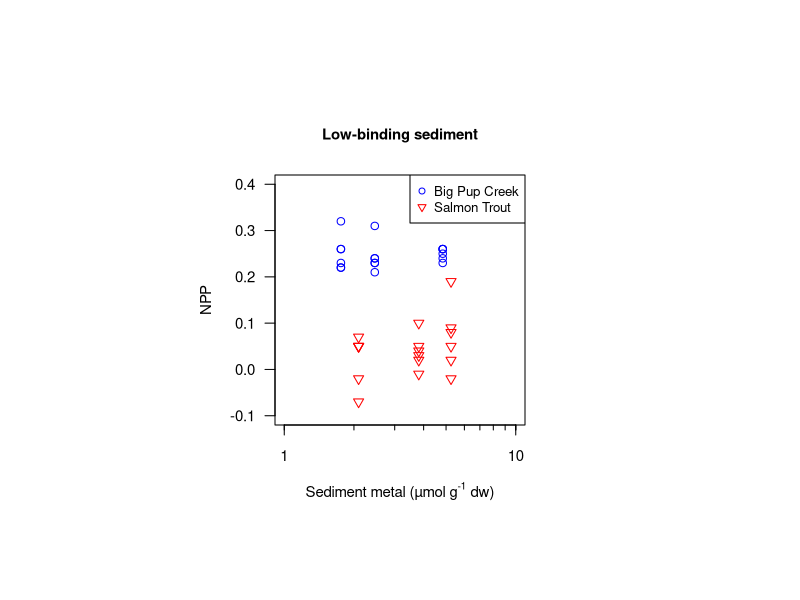
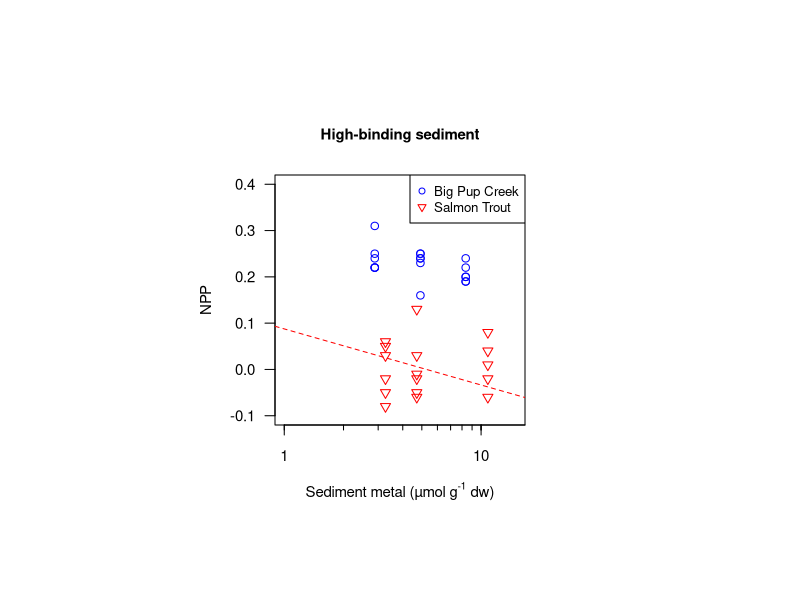
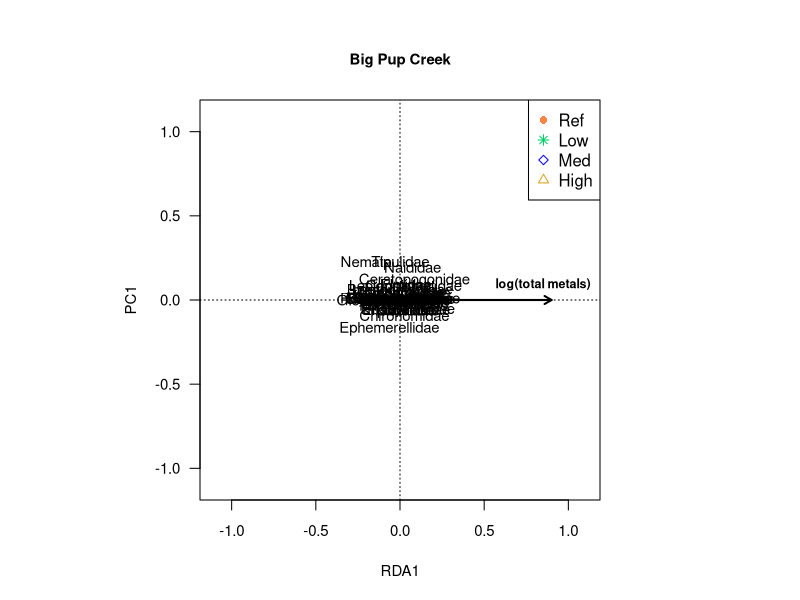
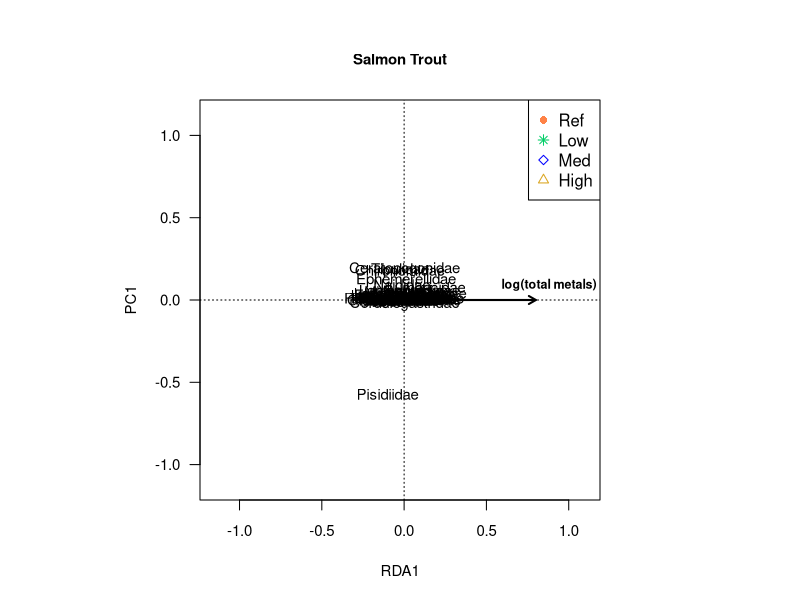
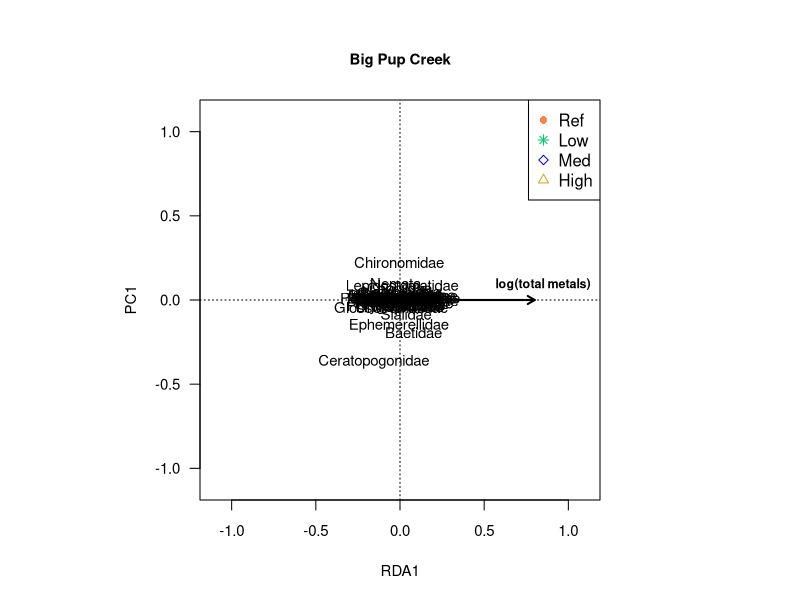
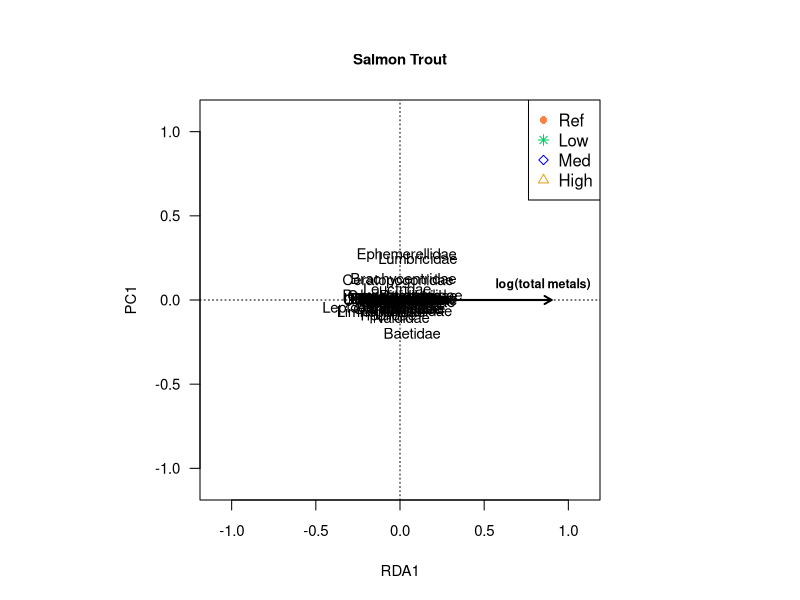

Write the R code that produced these figures, in order. (Note: this script raises an error after producing the figures.)
## ---- chunk 1
knitr::opts_chunk$set(echo = TRUE)
options(device=quartz)
#options(device="RStudioGD")
par(pin=c(2.5,2.5),las=1)
## ---- chunk 2
setwd("~/Documents/Kent State University/Costello Lab/GitHub/str-fun/UP_data")
library(vegan)
library(boot)
## ---- chunk 3
logaxis = function(minlog,maxlog,side){
  pow <- seq(minlog,maxlog,by=1)
  ticksat <- as.vector(sapply(pow, function(p) (1:10)*10^p))
  axis(side, 10^pow, las=1, cex.axis=0.9)
  axis(side, ticksat, labels=NA, tcl=-0.25, lwd=0, lwd.ticks=1)
}

logaxis.b = function(minlog,maxlog,side){
  pow <- seq(minlog,maxlog,by=1)
  ticksat <- as.vector(sapply(pow, function(p) (1:10)*10^p))
  axis(side, 10^pow,labels=NA, las=1)
  axis(side, ticksat, labels=NA, tcl=-0.25, lwd=0, lwd.ticks=1)
}
## ---- chunk 4

biof <- read.csv("biofilm_data_elementa.csv")
    #Biofilm colonization on NDS cups, metal accum, chla and NPP
  biof$TOTMe <- (biof$Sed_Cu/63.54)+(biof$Sed_Ni/58.69)
    #Metal concentration variable as the sum of molar concentrations of both amended metals
  
  #Low-binding sediment
  biof.LBBP <- subset(biof,biof$Sed=="LB"&biof$Site=="BP")
  biof.LBST <- subset(biof,biof$Sed=="LB"&biof$Site=="ST")
  #High-binding sediment
  biof.HBBP <- subset(biof,biof$Sed=="HB"&biof$Site=="BP")
  biof.HBST <- subset(biof,biof$Sed=="HB"&biof$Site=="ST")


cott <- read.csv("cotton_data_elementa.csv")
    #Cotton strip decomposition data
  
  #Low-binding sediment
  cott.LBBP <- subset(cott,cott$Sed=="LB"&cott$Site=="BP")
  cott.LBST <- subset(cott,cott$Sed=="LB"&cott$Site=="ST")
  #High-binding sediment
  cott.HBBP <- subset(cott,cott$Sed=="HB"&cott$Site=="BP")
  cott.HBST <- subset(cott,cott$Sed=="HB"&cott$Site=="ST")
  
  
bugs <- read.csv("benthic_data_elementa.csv") 
    #Benthic invert family counts, total abund, richness, shannon div, inv simpson div and EPT abund
  bugs$TOTMe <- (bugs$Sed_Cu/63.54)+(bugs$Sed_Ni/58.69) 
    #Metal concentration variable as the sum of molar concentrations of both amended metals

bugs.hel <- cbind(bugs[,c(1:7,56)], decostand(bugs[,8:50],"hellinger",na.rm=T))
    #Hellinger transformation of invert count data to use in RDA
  bugs.hel <- na.omit(bugs.hel) #Remove NA

  #Low-binding sediment
  bugs.LBBP <- subset(bugs.hel,bugs.hel$Sed=="LB"&bugs.hel$Site=="Big Pup")
  bugs.LBST <- subset(bugs.hel,bugs.hel$Sed=="LB"&bugs.hel$Site=="Salmon-Trout")
  #High-binding sediment
  bugs.HBBP <- subset(bugs.hel,bugs.hel$Sed=="HB"&bugs.hel$Site=="Big Pup")
  bugs.HBST <- subset(bugs.hel,bugs.hel$Sed=="HB"&bugs.hel$Site=="Salmon-Trout")
## ---- chunk 5

  #Low-binding sediment

    ##Big Pup
npp.lbbp <- lm(NPP~log(TOTMe),data=biof.LBBP)
  shapiro.test(resid(npp.lbbp)) #Ok
  summary(npp.lbbp) #No significant effect of metals (p=0.935, R2<0.01)
  
    ##Salmon Trout
npp.lbst <- lm(NPP~log(TOTMe),data=biof.LBST)
  shapiro.test(resid(npp.lbst)) #Ok
  summary(npp.lbst) #No significant effect of metals (p=0.739, R2<0.01)

  
  #High-binding sediment
    
    ##Big Pup
npp.hbbp <- lm(NPP~log(TOTMe),data=biof.HBBP)
  shapiro.test(resid(npp.hbbp)) #Ok
  summary(npp.hbbp) #No significant effect of metals (p=0.398, R2=0.03)

  
    ##Salmon Trout
npp.hbst <- lm(NPP~log(TOTMe),data=biof.HBST)
  shapiro.test(resid(npp.hbst)) #Ok
  summary(npp.hbst) #Significant effect of metals (p < 0.001, R2 = 0.60)

## ---- chunk 6
par(pin=c(2.5,2.5),las=1, cex.axis=0.9, cex.lab=0.9, cex.main=0.9)

plot(NPP~TOTMe,data=biof.LBBP,log="x",col="blue",xlim=c(1,10), xaxt="n", 
     xlab=expression(paste("Sediment metal (µmol g"^"-1"," dw)")), ylim=c(-0.1,0.4))
  points(NPP~TOTMe,data=biof.LBST,col="red", pch=6)
  logaxis(0,1,1)
  legend("topright",c("Big Pup Creek","Salmon Trout"), col=c("blue","red"), pch=c(1,6), cex=0.8)
  title("Low-binding sediment")

## ---- chunk 7
par(pin=c(2.5,2.5),las=1, cex.axis=0.9, cex.lab=0.9, cex.main=0.9)

plot(NPP~TOTMe,data=biof.HBBP,log="x",col="blue",xlim=c(1,15), xaxt="n", 
     xlab=expression(paste("Sediment metal (µmol g"^"-1"," dw)")), ylim=c(-0.1,0.4))
  points(NPP~TOTMe,data=biof.HBST,col="red", pch=6)
  logaxis(0,2,1)
  legend("topright",c("Big Pup Creek","Salmon Trout"), col=c("blue","red"), pch=c(1,6), cex=0.8)
  title("High-binding sediment")
  abline(lm(NPP~log10(TOTMe),data=biof.HBST),col="red",lty=2)
  
## ---- chunk 8

  #Low-binding sediment

    ##Big Pup
rda.lbbp <- rda(bugs.LBBP[,9:51]~log(TOTMe),bugs.LBBP)
  anova(rda.lbbp) #Model not significant (p=0.27)
  summary(rda.lbbp) #R2=0.11

    ##Salmon Trout
rda.lbst <- rda(bugs.LBST[,9:51]~log(TOTMe),bugs.LBST)
  anova(rda.lbst) #Model not significant (p=0.90)
  summary(rda.lbst) #R2=0.05


  #High-binding sediment
  
    ##Big Pup
rda.hbbp <- rda(bugs.HBBP[,9:51]~log(TOTMe),bugs.HBBP)
  anova(rda.hbbp) #Model not significant (p=0.26)
  summary(rda.hbbp) #R2=0.11

    ##Salmon Trout
rda.hbst <- rda(bugs.HBST[,9:51]~log(TOTMe),bugs.HBST)
  anova(rda.hbst) #Model not significant (p=0.50)
  summary(rda.hbst) #R2=0.10

## ---- chunk 9
par(pin=c(4,4),las=1, cex.axis=0.9, cex.lab=0.9, cex.main=0.9)

col.rda=c("sienna1","springgreen3","blue","goldenrod")[bugs.LBBP$Nom_Treat] 
    #Set colors based on metal treatments (ref, low, med, high)
pt.rda=c(16,8,23,2)[bugs.LBBP$Nom_Treat] 
    #Set points based on metal treatments (ref, low, med, high)


    ##Big Pup
plot(rda.lbbp,type="none",xlab="RDA1",ylab="PC1",xlim = c(-1.1,1.1), ylim=c(-1.1,1.1))
  title("Big Pup Creek")
  text(rda.lbbp,display="species",col=1,cex=0.9)
  points(rda.lbbp,pch=pt.rda,col=col.rda,cex=1.1,lwd=2) # Points instead of text for sites
  arrows(0,0,0.9,0, length=0.08, lwd=2)
  text(0.85,0.09,"log(total metals)",lwd=2,cex=0.75,font=2)
  legend("topright", c("Ref","Low","Med","High"), col=c("sienna1","springgreen3","blue","goldenrod"),
         pch=c(16,8,23,2))
  
    ##Salmon Trout
plot(rda.lbst,type="none",xlab="RDA1",ylab="PC1",xlim = c(-1.15,1.1), ylim=c(-1.1,1.1))
  title("Salmon Trout")
  text(rda.lbst,display="species",col=1,cex=0.9)
  points(rda.lbst,pch=pt.rda,col=col.rda,cex=1.1,lwd=2) # Points instead of text for sites
  arrows(0,0,0.8,0, length=0.08, lwd=2)
  text(0.88,0.09,"log(total metals)",lwd=2,cex=0.75,font=2)  
  legend("topright", c("Ref","Low","Med","High"), col=c("sienna1","springgreen3","blue","goldenrod"),
         pch=c(16,8,23,2))
## ---- chunk 10
par(pin=c(4,4),las=1, cex.axis=0.9, cex.lab=0.9, cex.main=0.9)

col.rda=c("sienna1","springgreen3","blue","goldenrod")[bugs.LBBP$Nom_Treat] 
    #Set colors based on metal treatments (ref, low, med, high)
pt.rda=c(16,8,23,2)[bugs.LBBP$Nom_Treat] 
    #Set points based on metal treatments (ref, low, med, high)
  

    ##Big Pup
plot(rda.hbbp,type="none",xlab="RDA1",ylab="PC1",xlim = c(-1.1,1.1), ylim=c(-1.1,1.1))
  title("Big Pup Creek")
  text(rda.hbbp,display="species",col=1,cex=0.9)
  points(rda.hbbp,pch=pt.rda,col=col.rda,cex=1.1,lwd=2) # Points instead of text for sites
  arrows(0,0,0.8,0, length=0.08, lwd=2)
  text(0.85,0.09,"log(total metals)",lwd=2,cex=0.75,font=2)
  legend("topright", c("Ref","Low","Med","High"), col=c("sienna1","springgreen3","blue","goldenrod"),
         pch=c(16,8,23,2))
  
  ##Salmon Trout
plot(rda.hbst,type="none",xlab="RDA1",ylab="PC1",xlim = c(-1.1,1.1), ylim=c(-1.1,1.1))
  title("Salmon Trout")
  text(rda.hbst,display="species",col=1,cex=0.9)
  points(rda.hbst,pch=pt.rda,col=col.rda,cex=1.1,lwd=2) # Points instead of text for sites
  arrows(0,0,0.9,0, length=0.08, lwd=2)
  text(0.85,0.09,"log(total metals)",lwd=2,cex=0.75,font=2)
  legend("topright", c("Ref","Low","Med","High"), col=c("sienna1","springgreen3","blue","goldenrod"),
         pch=c(16,8,23,2))
  
## ---- chunk 11
  #Matrix with FUN R2, FUN SE formula, FUN SE bootstrap, STR R2, STR SE formula, STR SE bootstrap
FUNmod <- list(npp.lbbp,npp.lbst,npp.hbbp,npp.hbst)
STRmod <- list(rda.lbbp,rda.lbst,rda.hbbp,rda.hbst)
FUNdat <- list(biof.LBBP,biof.LBST,biof.HBBP,biof.HBST) 
STRdat <- list(bugs.LBBP,bugs.LBST,bugs.HBBP,bugs.HBST)

r2.metafor <- matrix(NA, nrow=4, ncol=9, 
                     dimnames=list(c("Low-binding Big Pup","Low-binding Salmon Trout",
                                     "High binding Big Pup","High-binding Salmon Trout"),
                                   c("FUN R2","FUN SE form","FUN SE boot",
                                     "STR R2","STR SE form","STR SE boot","R2 diff",
                                     "SE form pooled","SE boot pooled")))

  r2.metafor[1:4,1] <- t(sapply(FUNmod, function(x) RsquareAdj(x)$r.squared))
  r2.metafor[1:4,2] <- t(sapply(FUNmod, function(x) SER2(x)$SE))
  r2.metafor[1:4,3] <- t(sapply(FUNdat, function(x) sd(boot(x,function(data,indices)
                        summary(lm(NPP~log(TOTMe),data[indices,]))$r.squared, R=10000)$t)))
  r2.metafor[1:4,4] <- t(sapply(STRmod, function(x) RsquareAdj(x)$r.squared))
  r2.metafor[1:4,5] <- t(sapply(STRmod, function(x) SER2.rda(x)$SE))
  r2.metafor[1:4,6] <- t(sapply(STRdat, function(x) sd(boot(x,function(data,indices)
                        RsquareAdj(rda(x[,9:51]~log(TOTMe),data[indices,]))$r.squared, R=10000)$t)))
  r2.metafor[1:4,7] <- r2.metafor[,1]-r2.metafor[,4]
  r2.metafor[1:4,8] <- sqrt(r2.metafor[,2]+r2.metafor[,5])
  r2.metafor[1:4,9] <- sqrt(r2.metafor[,3]+r2.metafor[,6])

#Dave is the best advisor == T
